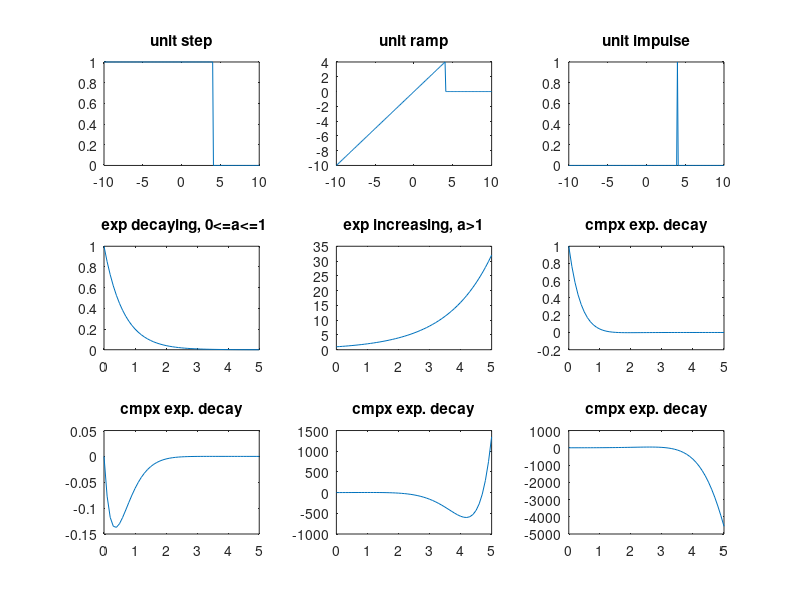

Write the MATLAB code that produced this figure.
close all; clear; clc;
t = -10:.1:10;
M=4;
% unit step,ramp and impulse

us = M-t>=0;
ui = M-t==0;
ur = t.*us;
% exponential signals
n = 0:.1:5;
a = .2;
ex_de = a.^n;
b = 2;
ex_in = b.^n;

% complex exponential signals

cmp_ex_de = ex_de.*exp((1+1j)*-n);
cmp_ex_in = ex_in.*exp((1+1j)*n);

%plotting all the signals
subplot(3,3,1), plot(t,us); title('unit step');
subplot(3,3,2), plot(t,ur); title('unit ramp');
subplot(3,3,3), plot(t,ui); title('unit impulse');


subplot(3,3,4), plot(n,ex_de); title(' exp decaying, 0<=a<=1');
subplot(3,3,5), plot(n,ex_in); title('exp increasing, a>1');


subplot(3,3,6), plot(n,real(cmp_ex_de)); title('cmpx exp. decay');
subplot(3,3,7), plot(n,imag(cmp_ex_de)); title('cmpx exp. decay');
subplot(3,3,8), plot(n,real(cmp_ex_in)); title('cmpx exp. decay');
subplot(3,3,9), plot(n,imag(cmp_ex_in)); title('cmpx exp. decay');



